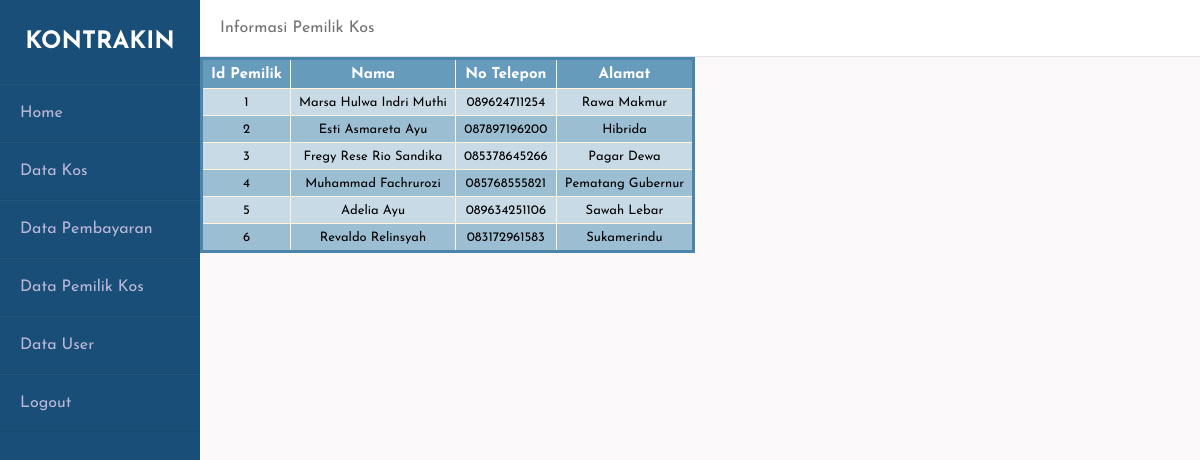
The app's page /pemilik-adm.php with its own data.
### tables this page shows
CREATE TABLE `pemilik_kos` (
  `id_pemilik` int(11) NOT NULL,
  `no_telp` varchar(13) DEFAULT NULL,
  `nama` varchar(255) DEFAULT NULL,
  `alamat` varchar(255) DEFAULT NULL
);

### pemilik-adm.php (the view, shortened to what this page needs)
<?php
include("koneksi.php");
?>
<!DOCTYPE html>
<html>
<head>
    <link rel="stylesheet" type="text/css" href="coba.css">
</head>
<body>
    <div class="wrapper">
        <div class="sidebar">
            <h2>Kontrakin</h2>
            <ul>
            <li><a href="home-page-adm.php">Home</a></li>
            <li><a href="kos-adm.php">Data Kos</a></li>
            <li><a href="listBayarAdm.php">Data Pembayaran</a></li>
            <li><a href="pemilik-adm.php">Data Pemilik Kos</a></li>
            <li><a href="list_Penghuni.php">Data User</a></li>
            <li><a href="logout-adm.php">Logout</a></li>
            </ul>
        </div>
        <div class="main_content">
            <div class="header">Informasi Pemilik Kos</div>
        </div>
    </div>
        <div class="info">
        <table class="tabel1">
        <thead >
            <tr>
                <th>Id Pemilik</th>
                <th>Nama</th>
                <th>No Telepon</th>
                <th>Alamat</th>
            </tr>
        </thead>
        <tbody>
            <?php
            $sql = "SELECT * FROM pemilik_kos";
            $query = mysqli_query($link, $sql);
            while($pemilik = mysqli_fetch_array($query)){
                echo "<tr>";
                echo "<td>".$pemilik['id_pemilik']."</td>";
                echo "<td>".$pemilik['nama']."</td>";
                echo "<td>".$pemilik['no_telp']."</td>";
                echo "<td>".$pemilik['alamat']."</td>";
                echo "</tr>";
            }
            ?>
        </tbody>
        </table>
    </body>
</html>

### coba.css (style rules this page uses)
* { margin: 0; padding: 0; box-sizing: border-box; list-style: none; text-decoration: none; font-family: 'Josefin Sans', sans-serif; }
body { background:rgb(250, 248, 248); height: 100vh; background-size:cover; background-position: center center; position: relative; }
.wrapper { display: flex; position: relative; }
.wrapper .sidebar { width: 200px; height: 100%; background: #184E77; padding: 30px 0px; position: fixed; }
.wrapper .sidebar h2 { color: #fff; text-transform: uppercase; text-align: center; margin-bottom: 30px; }
.wrapper .sidebar ul li { padding: 20px; border-bottom: 1px solid #bdb8d7; border-bottom: 1px solid rgba(0,0,0,0.05); border-top: 1px solid rgba(255,255,255,0.05); }
.wrapper .sidebar ul li a { color: #bdb8d7; display: block; }
.wrapper .main_content { width: 100%; margin-left: 200px; }
.wrapper .main_content .header { padding: 20px; background: #fff; color: #717171; border-bottom: 1px solid #e0e4e8; }
.info { display: inline-block; width: 530px; height: 400px; }
table.tabel1 { font-family: Georgia, serif; border: 3px solid #4B86AA; background-color: #C7DAE6; width: max-content; text-align: center; border-collapse: collapse; position: relative; left: 200px; }
table.tabel1 td, table.tabel1 th { border: 1px solid #FFF3DC; padding: 6.5px 8px; }
table.tabel1 tbody td { font-size: 13px; }
table.tabel1 tr:nth-child(even) { background: #9CBED3; }
table.tabel1 thead { background: #669BBC; background: -moz-linear-gradient(top, #669BBC 0%, #669BBC 66%, #669BBC 100%); background: -webkit-linear-gradient(top, #669BBC 0%, #669BBC 66%, #669BBC 100%); background: linear-gradient(to bottom, #669BBC 0%, #669BBC 66%, #669BBC 100%); }
table.tabel1 thead th { font-size: 15px; font-weight: bold; color: #fff; text-align: center; }

### records on screen
pemilik_kos: id_pemilik "1", nama "Marsa Hulwa Indri Muthi", no_telp "089624711254", alamat "Rawa Makmur"
pemilik_kos: id_pemilik "2", nama "Esti Asmareta Ayu", no_telp "087897196200", alamat "Hibrida"
pemilik_kos: id_pemilik "3", nama "Fregy Rese Rio Sandika", no_telp "085378645266", alamat "Pagar Dewa"
pemilik_kos: id_pemilik "4", nama "Muhammad Fachrurozi", no_telp "085768555821", alamat "Pematang Gubernur"
pemilik_kos: id_pemilik "5", nama "Adelia Ayu", no_telp "089634251106", alamat "Sawah Lebar"
pemilik_kos: id_pemilik "6", nama "Revaldo Relinsyah", no_telp "083172961583", alamat "Sukamerindu"
